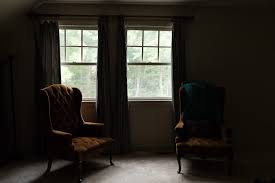
#> input picture CV/Week2/resources/dark.jpg, 275 x 183 px, found by its file name
$ python prog3_histequalization.py
#> lines starting #> are read from the running program, lines starting #| are printed output that depends on the picture
import cv2
import matplotlib.pyplot as plt
import numpy as np
img = cv2.imread("resources\\dark.jpg",1)
#> img is the input picture: shape (183, 275, 3); mean B, G, R 37.5, 43.8, 47.6
cv2.imshow("Original",img)

#Histogram Equalization
grayimg = cv2.cvtColor(img, cv2.COLOR_BGR2GRAY)
cv2.imshow("Gray Image",grayimg)
equ = cv2.equalizeHist(grayimg)
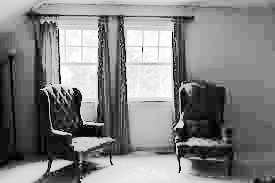
#> equ: shape (183, 275); min 0, max 255, mean 130.2
cv2.imshow("Histogram Equalized",equ)

plt.hist(grayimg.flatten(),256,[0,256], color = 'r')
plt.xlim([0,256])
plt.hist(equ.flatten(),256,[0,256], color = 'g')
plt.xlim([0,256])
plt.legend(('Original','Equalized Histogram'), loc = 'upper left')
plt.show()
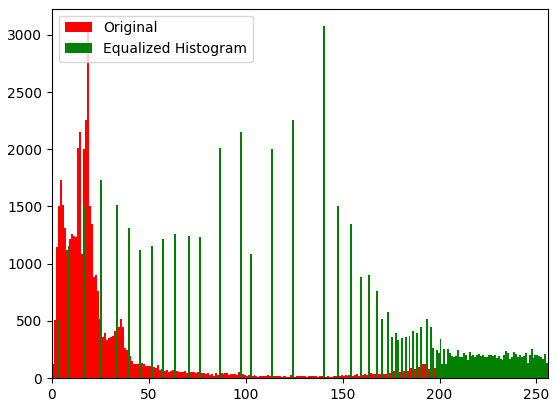
#> figure drawn by matplotlib, 1 panel; tallest bar 3075 high, from x = 18 to 19; tallest bar 3075 high, from x = 140 to 141
